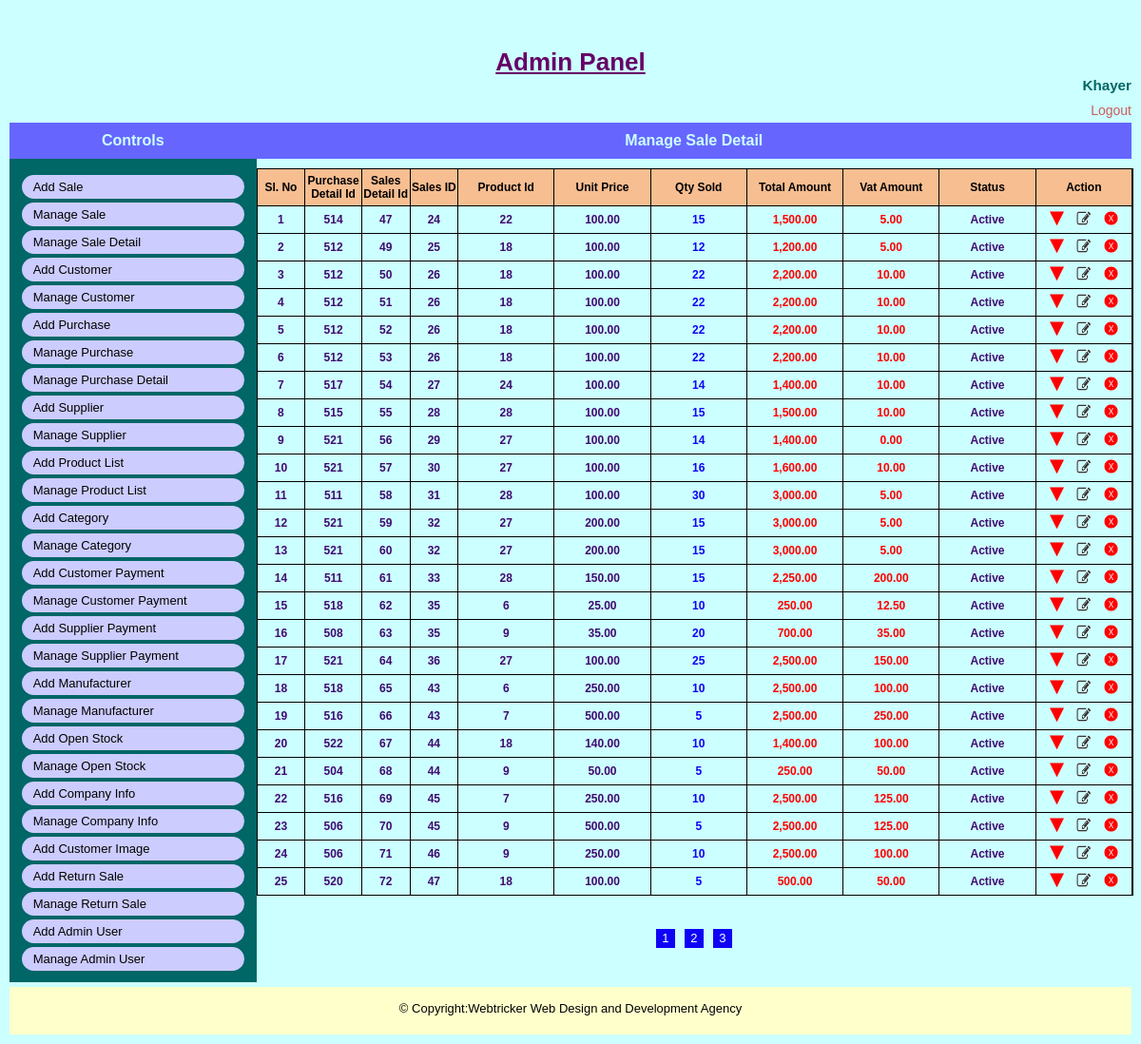
Screenshot of /admin/manage_sale_detail.php (signed in) with the database file from the repository.
### tables this page shows
CREATE TABLE `tbl_sales_detail_info` (
  `sales_detail_id` int(4) NOT NULL,
  `sales_id` int(4) NOT NULL,
  `purchase_detail_id` int(4) NOT NULL,
  `product_id` int(4) NOT NULL,
  `unit_price` float NOT NULL,
  `qty_sold` int(4) NOT NULL,
  `total_amnt` float NOT NULL,
  `vat_amnt` float NOT NULL,
  `status` tinyint(1) NOT NULL,
  `deletion_status` tinyint(1) NOT NULL,
  `created_date_time` timestamp NOT NULL DEFAULT current_timestamp()
);

### admin/manage_sale_detail.php (called while the page is built, shortened)
<?php
include 'admin_master_page.php';

### classes/database.php (called while the page is built, shortened)
<?php
class Database {
    public function connect() {
        $this->host_name="localhost";
        $this->user_name="u430957945_db_sales_inven";
        $this->password="Inven1254$";
        $this->database_name="u430957945_db_sales_inven";
        $conn= new mysqli($this->host_name,$this->user_name,$this->password,$this->database_name);
        return $conn;
    }
}
?>

### admin/pages/manage_sale_detail_view.php (the view, shortened to what this page needs)
<?php
    $page_one=0;
    $sql="SELECT * FROM tbl_sales_detail_info WHERE deletion_status='0' LIMIT $page_one,25";
    $query_result=  $obj_admin->connect()->query($sql);
?>
<div class="common_wrap">
    <div class="content_title">
        <h4>Manage Sale Detail</h4>
    </div>
    <div class="manage_wrap">
        <div class="row">
            <div class="purchse_cell_1 bg_color_1 fontsize_12">Sl. No</div>
            <div class="purchse_cell_1 bg_color_1 fontsize_12">Purchase Detail Id</div>
            <div class="purchse_cell_1 bg_color_1 fontsize_12">Sales Detail Id</div>
            <div class="purchse_cell_1 bg_color_1 fontsize_12">Sales ID</div>
            <div class="cell_1 bg_color_1 fontsize_12">Product Id</div>
            <div class="cell_1 bg_color_1 fontsize_12">Unit Price</div>
            <div class="cell_1 bg_color_1 fontsize_12">Qty Sold</div>
            <div class="cell_1 bg_color_1 fontsize_12">Total Amount</div>
            <div class="cell_1 bg_color_1 fontsize_12">Vat Amount</div>
            <div class="cell_1 bg_color_1 fontsize_12">Status</div>
            <div class="cell_1 bg_color_1 fontsize_12">Action</div>
        </div>
        <?php
            $cnt=1;
            while($row=mysqli_fetch_assoc($query_result))
            {
        ?>
        <div class="row">
            <div class="purchse_cell_1 color_1"><?php echo $cnt;?></div>
            <div class="purchse_cell_1 color_1"><?php echo $row['purchase_detail_id']?></div>
            <div class="purchse_cell_1 color_1"><?php echo $row['sales_detail_id']?></div>
            <div class="purchse_cell_1 color_1"><?php echo $row['sales_id']?></div>
            <div class="cell_1 color_1"><?php echo $row['product_id']?></div>
            <div class="cell_1 color_1"><?php echo number_format((float)$row['unit_price'], 2, '.')?></div>
            <div class="cell_1 color_2"><?php echo $row['qty_sold']?></div>
            <div class="cell_1 color_4"><?php echo  number_format((float)$row['total_amnt'], 2, '.')?></div>
            <div class="cell_1 color_4"><?php echo  number_format((float)$row['vat_amnt'], 2, '.')?></div>
            <?php
                if($row['status']==1)
                {
            ?>
            <div class="cell_1 color_1"><?php echo 'Active'; ?>
            </div>
            <?php } else{?>
            <div class="cell_1 color_1"><?php echo 'Inactive'; ?>
            </div>
            <?php } ?>
            <div class="cell_1 color_1 manage_link_btn">
                <?php
                    if($row['status']==0)
                    {
                ?>
                <a class="btn_active" href="?status=active&id=<?php echo $row['sales_detail_id']?>" title="Inactive"></a>
                <?php } else{?>
                <a class="btn_inactive" href="?status=inactive&id=<?php echo $row['sales_detail_id']?>" title="Active"></a>
                <?php } ?>
                <a class="btn_edit" href="edit_sale_detail.php?id=<?php echo $row['sales_detail_id']?>" title="Edit"></a>
                <a class="btn_delete" href="?status=delete&id=<?php echo $row['sales_detail_id']?>" onclick="return check_delete();" title="Delete"></a>
            </div>
        </div>
        <?php $cnt=$cnt+1; }?>
    </div>
</div>
<div id="pagination">
    <ul>
    <?php
        $sql = "SELECT * FROM tbl_sales_detail_info WHERE deletion_status='0'";
        $query_result = $obj_admin->connect()->query($sql);
        $total_row = mysqli_num_rows($query_result);
        $per_page = $total_row / 25;
        $n = ceil($per_page);
        for ($i = 1; $i <= $n; $i++)
        { ?>
            <li><a href="?pages=<?php echo $i; ?>" ><?php echo $i . ' '; ?></a></li>
    <?php } ?>
    </ul>
</div>

### asset/css/style.css (style rules this page uses)
body { background-color:#000;color:#000;margin:0;padding:0;font-family:sans-serif;font-size:13px }
h1,h2,h3,h4,h5,h6 { margin:0;padding:0; }
.header_wrap,.menu,.content_wrap,.footer_wrap,.user_info,.admin_content,.common_title,.common_wrap, .view_content,.page_content,.image_wrap,.slide_wrap,.slide_inner,.slide,.sidebar_box_wrap,.sidebar_box, .gallery,.gallery_image_outer,.gallery_image_outer a,.gallery_detail,.common_description,.home_link, .sidebar_box ul,.notice_detail,.front_form_wrap,.front_form_wrap .input_wrap,.event_entry_detail, .student_detail_wrap,.result_detail,.front_content_wrap,.class_routine_details,.routine_display { float:left;position:relative;width:100%; -webkit-box-sizing:border-box; -moz-box-sizing:border-box; box-sizing:border-box }
.admin_page h4 { text-align:center;color:#ccffff;padding:10px 0;margin:0 0 10px 0;font-size:16px; background-color:#6666ff }
.manage_wrap { display:table;position:relative;width:100%;border:1px solid #000;border-bottom:none }
.row { display:table-row;position:relative;width:100%;font-weight:700; -webkit-box-sizing:border-box;-moz-box-sizing:border-box;box-sizing:border-box }
.cell_1,.cell_2,.cell_3,.cell_4,.cell_5,.purchse_cell_1,.purchse_cell_2,.cell_25 { display:table-cell;width:20%;border-right:1px solid #000; color:#000;text-align:center;border-bottom:1px solid #000; padding:5px 0;font-size:12px; -webkit-box-sizing:border-box; -moz-box-sizing:border-box; box-sizing:border-box;vertical-align:middle }
.bg_color_1 { background:#f7be91 }
.color_1 { color:#400b70 }
.color_2 { color:#0e03f5 }
.color_4 { color:red }
.cell_1 { width:10% }
.fontsize_12 { font-size:12px }
.purchse_cell_1 { width: 5%; }
.manage_link_btn a { display:inline-block;width:15px;height:15px;margin:0 5px;padding:0; text-decoration:none;color:#0e03f5 }
.manage_link_btn a.btn_inactive { background:url(../images/btn_status_inactive_bg.png) no-repeat 0 0; background-size:100% 100% }
.manage_link_btn a.btn_delete { background:url(../images/btn_delete_bg.png) no-repeat 0 0; background-size:100% 100% }
.manage_link_btn a.btn_edit { background:url(../images/btn_edit_bg.png) no-repeat 0 0; background-size:100% 100% }
#pagination { position:relative;float:left;width:100%;height:30px;margin-top: 30px;text-align:center;z-index:3 }
#pagination ul { display:inline-block;margin:5px 0 0;padding:0;list-style:none }
#pagination ul li { float:left;margin:0; }
#pagination ul li a { float: left;text-decoration: none;width:20px;height:20px;background-color: #0e03f5;color: white;line-height: 20px; margin: 0 5px;-webkit-transition:all .5s;-moz-transition:all .5s;transition:all .5s; }

### rows the page displays
tbl_sales_detail_info: purchase_detail "514", sales_detail_id "47", sales "24", product "22", unit_price "100.00", qty_sold "15", total_amnt "1,500.00", vat_amnt "5.00", status "Active"
tbl_sales_detail_info: purchase_detail "512", sales_detail_id "49", sales "25", product "18", unit_price "100.00", qty_sold "12", total_amnt "1,200.00", vat_amnt "5.00", status "Active"
tbl_sales_detail_info: purchase_detail "512", sales_detail_id "50", sales "26", product "18", unit_price "100.00", qty_sold "22", total_amnt "2,200.00", vat_amnt "10.00", status "Active"
tbl_sales_detail_info: purchase_detail "512", sales_detail_id "51", sales "26", product "18", unit_price "100.00", qty_sold "22", total_amnt "2,200.00", vat_amnt "10.00", status "Active"
tbl_sales_detail_info: purchase_detail "512", sales_detail_id "52", sales "26", product "18", unit_price "100.00", qty_sold "22", total_amnt "2,200.00", vat_amnt "10.00", status "Active"
tbl_sales_detail_info: purchase_detail "512", sales_detail_id "53", sales "26", product "18", unit_price "100.00", qty_sold "22", total_amnt "2,200.00", vat_amnt "10.00", status "Active"
tbl_sales_detail_info: purchase_detail "517", sales_detail_id "54", sales "27", product "24", unit_price "100.00", qty_sold "14", total_amnt "1,400.00", vat_amnt "10.00", status "Active"
tbl_sales_detail_info: purchase_detail "515", sales_detail_id "55", sales "28", product "28", unit_price "100.00", qty_sold "15", total_amnt "1,500.00", vat_amnt "10.00", status "Active"
tbl_sales_detail_info: purchase_detail "521", sales_detail_id "56", sales "29", product "27", unit_price "100.00", qty_sold "14", total_amnt "1,400.00", vat_amnt "0.00", status "Active"
tbl_sales_detail_info: purchase_detail "521", sales_detail_id "57", sales "30", product "27", unit_price "100.00", qty_sold "16", total_amnt "1,600.00", vat_amnt "10.00", status "Active"
tbl_sales_detail_info: purchase_detail "511", sales_detail_id "58", sales "31", product "28", unit_price "100.00", qty_sold "30", total_amnt "3,000.00", vat_amnt "5.00", status "Active"
tbl_sales_detail_info: purchase_detail "521", sales_detail_id "59", sales "32", product "27", unit_price "200.00", qty_sold "15", total_amnt "3,000.00", vat_amnt "5.00", status "Active"
tbl_sales_detail_info: purchase_detail "521", sales_detail_id "60", sales "32", product "27", unit_price "200.00", qty_sold "15", total_amnt "3,000.00", vat_amnt "5.00", status "Active"
tbl_sales_detail_info: purchase_detail "511", sales_detail_id "61", sales "33", product "28", unit_price "150.00", qty_sold "15", total_amnt "2,250.00", vat_amnt "200.00", status "Active"
tbl_sales_detail_info: purchase_detail "518", sales_detail_id "62", sales "35", product "6", unit_price "25.00", qty_sold "10", total_amnt "250.00", vat_amnt "12.50", status "Active"
tbl_sales_detail_info: purchase_detail "508", sales_detail_id "63", sales "35", product "9", unit_price "35.00", qty_sold "20", total_amnt "700.00", vat_amnt "35.00", status "Active"
tbl_sales_detail_info: purchase_detail "521", sales_detail_id "64", sales "36", product "27", unit_price "100.00", qty_sold "25", total_amnt "2,500.00", vat_amnt "150.00", status "Active"
tbl_sales_detail_info: purchase_detail "518", sales_detail_id "65", sales "43", product "6", unit_price "250.00", qty_sold "10", total_amnt "2,500.00", vat_amnt "100.00", status "Active"
tbl_sales_detail_info: purchase_detail "516", sales_detail_id "66", sales "43", product "7", unit_price "500.00", qty_sold "5", total_amnt "2,500.00", vat_amnt "250.00", status "Active"
tbl_sales_detail_info: purchase_detail "522", sales_detail_id "67", sales "44", product "18", unit_price "140.00", qty_sold "10", total_amnt "1,400.00", vat_amnt "100.00", status "Active"
tbl_sales_detail_info: purchase_detail "504", sales_detail_id "68", sales "44", product "9", unit_price "50.00", qty_sold "5", total_amnt "250.00", vat_amnt "50.00", status "Active"
tbl_sales_detail_info: purchase_detail "516", sales_detail_id "69", sales "45", product "7", unit_price "250.00", qty_sold "10", total_amnt "2,500.00", vat_amnt "125.00", status "Active"
tbl_sales_detail_info: purchase_detail "506", sales_detail_id "70", sales "45", product "9", unit_price "500.00", qty_sold "5", total_amnt "2,500.00", vat_amnt "125.00", status "Active"
tbl_sales_detail_info: purchase_detail "506", sales_detail_id "71", sales "46", product "9", unit_price "250.00", qty_sold "10", total_amnt "2,500.00", vat_amnt "100.00", status "Active"
tbl_sales_detail_info: purchase_detail "520", sales_detail_id "72", sales "47", product "18", unit_price "100.00", qty_sold "5", total_amnt "500.00", vat_amnt "50.00", status "Active"

### other values shown
$_SESSION['admin_name'] "Khayer"
